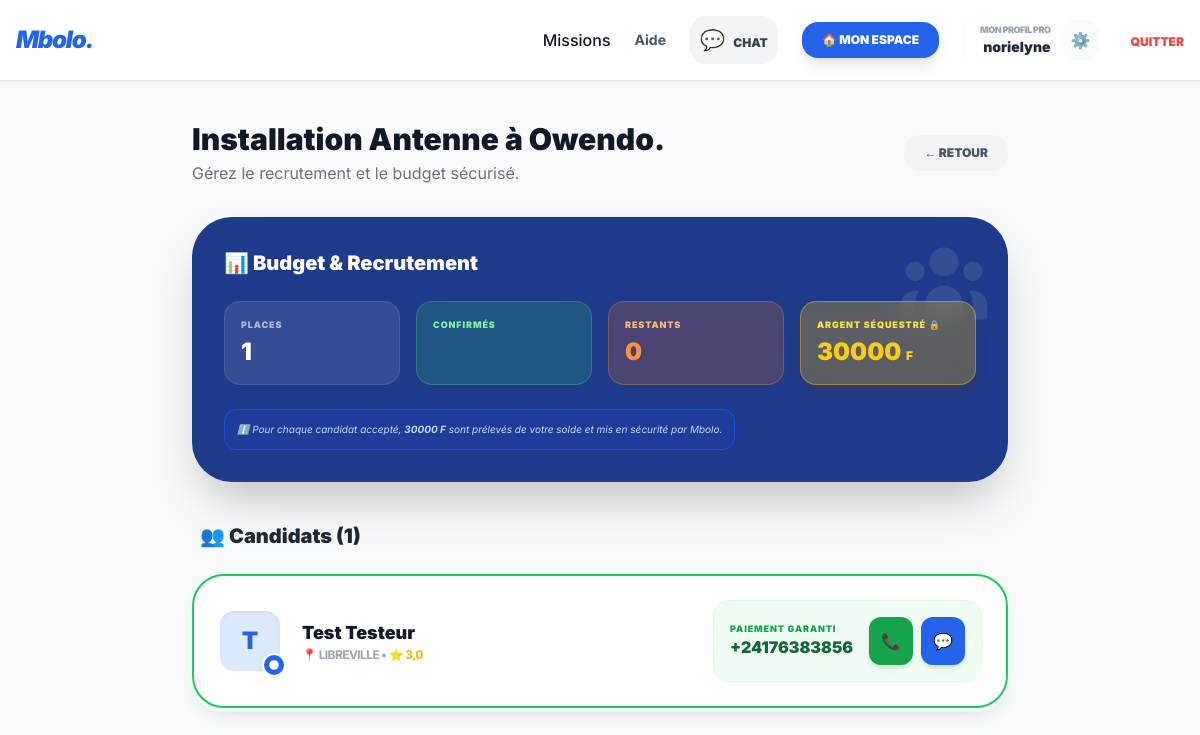
The app's page /mission/3/gestion/ (signed in) with its own data.
### interim/models.py (models this page shows, shortened)
class User(AbstractUser):
    USER_TYPE_CHOICES = (
        ('PARTICULIER', 'Particulier (Travailleur & Petit Recruteur)'),
        ('ENTREPRISE', 'Entreprise'),
    )
    TYPE_PIECE = [
        ('CNI', 'Carte Nationale d’Identité'),
        ('PASSEPORT', 'Passeport'),
        ('PERMIS', 'Permis de Conduire'),
        ('CNAMGS', 'Carte CNAMGS'),
    ]
    STATUT_VERIF = [
        ('NON_VERIFIE', 'Non vérifié'),
        ('EN_ATTENTE', 'En attente de validation'),
        ('VERIFIE', 'Profil Vérifié ✅'),
        ('REJETE', 'Pièce rejetée'),
    ]
    email = models.EmailField(unique=True, verbose_name="Adresse email")
    username = models.CharField(max_length=150, unique=True, blank=True, null=True)
    USERNAME_FIELD = 'email'
    REQUIRED_FIELDS = ['first_name', 'last_name']
    objects = MyUserManager()
    user_type = models.CharField(max_length=20, choices=USER_TYPE_CHOICES, default='PARTICULIER')
    phone = models.CharField(max_length=15, verbose_name="Numéro Mobile Money")
    ville = models.CharField(max_length=100, default="Libreville")
    photo = models.ImageField(upload_to='profiles/', null=True, blank=True)
    bio = models.TextField(max_length=500, blank=True)
    cv = models.FileField(upload_to='cvs/', null=True, blank=True)
    competences = models.CharField(max_length=255, blank=True)
    nom_entreprise = models.CharField(max_length=150, blank=True)
    niu = models.CharField(max_length=50, blank=True, verbose_name="Numéro NIU")
    first_name = models.CharField(max_length=150, verbose_name="Prénom")
    last_name = models.CharField(max_length=150, verbose_name="Nom")
    experiences = models.TextField(max_length=1000, blank=True, verbose_name="Expériences")
    is_premium = models.BooleanField(default=False)
    date_expiration_premium = models.DateTimeField(null=True, blank=True)
    type_piece_identite = models.CharField(max_length=20, choices=TYPE_PIECE, blank=True)
    fichier_piece_identite = models.FileField(upload_to='identite/', blank=True, null=True)
    statut_verification = models.CharField(max_length=20, choices=STATUT_VERIF, default='NON_VERIFIE')
    date_soumission_verif = models.DateTimeField(null=True, blank=True)
    def note_moyenne(self):
        avis = self.avis_recus.all()
        if avis.exists():
            total = sum([a.note for a in avis])
            return round(total / avis.count(), 1)
        return "Nouveau"

class Mission(models.Model):
    STATUT_CHOICES = [
        ('OUVERT', 'Ouvert'),
        ('RESERVE', 'Réservé (Paiement bloqué)'),
        ('TERMINE', 'Mission terminée'),
        ('CLOTURE', 'Clôturé (Payé)'),
    ]
    CATEGORIES = [
        ('MAISON', '🏠 Maison (Ménage, Cuisine, Nounou)'),
        ('BRICOLAGE', '🛠️ Travaux (Plomberie, Électricité, Maçonnerie)'),
        ('TRANSPORT', '🚗 Transport (Livraison, Chauffeur, Déménagement)'),
        ('TECH', '💻 Informatique (Réparation PC, Design, Web)'),
        ('BEAUTE', '✨ Beauté (Coiffure, Maquillage, Massage)'),
        ('SERVICES', '💼 Services (Cours particuliers, Gardiennage, Secrétariat)'),
        ('AUTRE', '➕ Autre service'),
    ]
    auteur = models.ForeignKey(User, on_delete=models.CASCADE, related_name='mes_missions')
    titre = models.CharField(max_length=100)
    description = models.TextField()
    ville = models.CharField(max_length=50, default="Libreville")
    quartier = models.CharField(max_length=50, blank=True)
    statut = models.CharField(max_length=20, choices=STATUT_CHOICES, default='OUVERT')
    date_mission = models.DateField(verbose_name="Jour de la mission", null=True, blank=True)
    horaire = models.CharField(max_length=100, help_text="Ex: De 08h à 17h", blank=True)
    date_creation = models.DateTimeField(auto_now_add=True)
    is_boosted = models.BooleanField(default=False)
    boost_expires_at = models.DateTimeField(null=True, blank=True)
    nombre_places = models.PositiveIntegerField(default=1)
    prix = models.DecimalField(max_digits=10, decimal_places=0)
    travailleur_selectionne = models.ForeignKey(
        User,
        on_delete=models.SET_NULL,
        null=True,
        blank=True,
        related_name='missions_effectuees'
    )
    categorie = models.CharField(
        max_length=50,
        choices=CATEGORIES,
        default='MAISON'
    )
    @property
    def argent_bloque_total(self):
        try:
            nb_acceptes = self.candidatures.filter(accepte=True).count()
        except:
            nb_acceptes = 0
        return int(Decimal(str(self.prix)) * nb_acceptes)
    @property
    def places_restantes(self):
        try:
            accepte_count = self.candidatures.filter(accepte=True).count()
        except:
            accepte_count = 0
        return max(0, self.nombre_places - accepte_count)

class Candidature(models.Model):
    mission = models.ForeignKey(Mission, on_delete=models.CASCADE, related_name='candidatures')
    travailleur = models.ForeignKey(User, on_delete=models.CASCADE, related_name='postulations')
    message = models.TextField(blank=True)
    accepte = models.BooleanField(default=False)
    date_postulation = models.DateTimeField(auto_now_add=True)
    note_travailleur = models.PositiveIntegerField(null=True, blank=True) # Note de 1 à 5

class Avis(models.Model):
    mission = models.OneToOneField(Mission, on_delete=models.CASCADE, related_name='avis')
    evaluateur = models.ForeignKey(User, on_delete=models.CASCADE, related_name='avis_donnes')
    travailleur = models.ForeignKey(User, on_delete=models.CASCADE, related_name='avis_recus')
    note = models.IntegerField(validators=[MinValueValidator(1), MaxValueValidator(5)])
    commentaire = models.TextField(blank=True)
    date_creation = models.DateTimeField(auto_now_add=True)

### interim/views.py (the view)
# urls.py: path('mission/<int:mission_id>/gestion/', views.gestion_mission, name='gestion_mission'),
def gestion_mission(request, mission_id):
    mission = get_object_or_404(Mission, id=mission_id)
    if mission.auteur != request.user:
        messages.error(request, "Accès refusé.")
        return redirect('dashboard')
    candidatures = mission.candidatures.all()
    return render(request, 'interim/gestion_mission.html', {
        'mission': mission,
        'candidatures': candidatures
    })

### interim/context_processors.py (called while the page is built)
def notifications_messages(request):
    if request.user.is_authenticated:
        count = Message.objects.filter(destinataire=request.user, lu=False).count()
        return {'unread_messages_count': count}
    return {'unread_messages_count': 0}

### templates/interim/gestion_mission.html (shortened to what this page needs)
{% extends "base.html" %}
{% block content %}
<div class="max-w-4xl mx-auto p-4 lg:p-10">
    <div class="mb-8 flex flex-col md:flex-row md:items-center justify-between gap-4">
        <div>
            <h1 class="text-3xl font-black text-gray-900">{{ mission.titre }}</h1>
            <p class="text-gray-500 mt-1">Gérez le recrutement et le budget sécurisé.</p>
        </div>
        <a href="{% url 'dashboard' %}" class="bg-gray-100 text-gray-600 px-5 py-2.5 rounded-2xl text-xs font-black hover:bg-gray-200 transition">
            ← RETOUR
        </a>
    </div>
    <div class="bg-blue-900 text-white p-8 rounded-[2.5rem] mb-10 shadow-2xl relative overflow-hidden">
        <div class="absolute top-0 right-0 p-4 opacity-10">
        </div>
        <h2 class="text-xl font-black mb-6 flex items-center gap-2">📊 Budget & Recrutement</h2>
        <div class="grid grid-cols-2 md:grid-cols-4 gap-4">
            <div class="bg-white/10 backdrop-blur-md p-4 rounded-2xl border border-white/10">
                <p class="text-[9px] uppercase font-black opacity-60 tracking-widest mb-1">Places</p>
                <p class="text-2xl font-black">{{ mission.nombre_places }}</p>
            </div>
            <div class="bg-green-500/20 backdrop-blur-md p-4 rounded-2xl border border-green-400/30">
                <p class="text-[9px] uppercase font-black text-green-300 tracking-widest mb-1">Confirmés</p>
            </div>
            <div class="bg-orange-500/20 backdrop-blur-md p-4 rounded-2xl border border-orange-400/30">
                <p class="text-[9px] uppercase font-black text-orange-300 tracking-widest mb-1">Restants</p>
                <p class="text-2xl font-black text-orange-400">{{ mission.places_restantes }}</p>
            </div>
            <div class="bg-yellow-500/30 backdrop-blur-md p-4 rounded-2xl border border-yellow-400/40 shadow-lg shadow-yellow-900/20">
                <p class="text-[9px] uppercase font-black text-yellow-300 tracking-widest mb-1">Argent Séquestré 🔒</p>
                <p class="text-2xl font-black text-yellow-400">{{ mission.argent_bloque_total }} <span class="text-xs">F</span></p>
            </div>
        </div>
        <p class="text-[10px] text-blue-200 mt-6 italic bg-blue-800/40 p-3 rounded-xl inline-block border border-blue-700">
            ℹ️ Pour chaque candidat accepté, <strong>{{ mission.prix }} F</strong> sont prélevés de votre solde et mis en sécurité par Mbolo.
        </p>
    </div>
    <div class="space-y-6">
        <h3 class="text-xl font-black text-gray-800 px-2">
            👥 Candidats ({{ mission.candidatures.count }})
        </h3>
        {% for c in mission.candidatures.all %}
        <div class="bg-white border-2 {% if c.accepte %}border-green-500 ring-4 ring-green-50 shadow-lg{% else %}border-gray-50 shadow-sm{% endif %} rounded-[2rem] p-6 transition-all duration-300">
            <div class="flex flex-col md:flex-row justify-between items-start md:items-center gap-6">
                <div class="flex items-center gap-5">
                    <div class="relative">
                        <div class="w-16 h-16 bg-blue-100 rounded-2xl flex items-center justify-center font-black text-blue-600 text-2xl shadow-inner overflow-hidden border-2 border-white">
                            {% if c.travailleur.photo %}
                                <img src="{{ c.travailleur.photo.url }}" class="w-full h-full object-cover">
                            {% else %}
                                {{ c.travailleur.first_name|slice:":1"|upper }}
                            {% endif %}
                        </div>
                        {% if c.travailleur.statut_verification == 'VERIFIE' %}
                        <div class="absolute -bottom-1 -right-1 bg-blue-600 text-white p-1 rounded-full border-2 border-white shadow-sm">
                            <svg class="w-3 h-3" fill="currentColor" viewBox="0 0 20 20"><path d="M10 18a8 8 0 100-16 8 8 0 000 16zm3.707-9.293a1 1 0 00-1.414-1.414L9 10.586 7.707 9.293a1 1 0 00-1.414 1.414l2 2a1 1 0 001.414 0l4-4z"/></svg>
                        </div>
                        {% endif %}
                    </div>
                    <div>
                        <a href="{% url 'profil_public' c.travailleur.id %}" class="font-black text-lg text-gray-900 hover:text-blue-600 transition">
                            {{ c.travailleur.first_name }} {{ c.travailleur.last_name }}
                        </a>
                        <p class="text-xs font-bold text-gray-400 uppercase tracking-tighter">
                            📍 {{ c.travailleur.ville }} • <span class="text-yellow-500">⭐ {{ c.travailleur.note_moyenne }}</span>
                        </p>
                    </div>
                </div>
                <div class="w-full md:w-auto flex flex-col gap-3">
                    {% if c.accepte %}
                        <div class="bg-green-50 p-4 rounded-2xl border border-green-100 flex items-center justify-between gap-4">
                            <div>
                                <p class="text-[9px] text-green-600 font-black uppercase tracking-widest">Paiement Garanti</p>
                                <span class="font-black text-green-800 text-base">{{ c.travailleur.phone }}</span>
                            </div>
                            <div class="flex gap-2">
                                <a href="tel:{{ c.travailleur.phone }}" class="bg-green-600 text-white p-3 rounded-xl hover:bg-green-700 transition shadow-md">📞</a>
                                <a href="{% url 'chat_mission' mission.id c.travailleur.id %}" class="bg-blue-600 text-white p-3 rounded-xl hover:bg-blue-700 transition shadow-md">💬</a>
                            </div>
                        </div>
                    {% endif %}
                </div>
            </div>
        </div>
        {% empty %}
        <div class="text-center py-20 bg-gray-50 rounded-[3rem] border-4 border-dashed border-gray-100">
            <p class="text-5xl mb-4">📢</p>
            <h3 class="text-xl font-black text-gray-800">Aucun candidat</h3>
            <p class="text-gray-500 text-sm mt-2">Partagez votre annonce pour attirer des travailleurs !</p>
        </div>
        {% endfor %}
    </div>
</div>
{% endblock %}

### templates/base.html (shortened to what this page needs)
<!DOCTYPE html>
<html lang="fr">
<head>
    <script src="https://cdn.tailwindcss.com"></script>
</head>
<body class="bg-gray-50 text-gray-900 pb-20 md:pb-0">
    <nav class="hidden md:flex bg-white border-b p-4 justify-between items-center sticky top-0 z-50 shadow-sm">
        <a href="/" class="text-2xl font-black text-blue-600 italic tracking-tighter">Mbolo.</a>
        <div class="flex items-center space-x-6 font-medium">
            <a href="{% url 'home' %}" class="hover:text-blue-600 transition">Missions</a>
            <a href="{% url 'aide' %}" class="text-gray-600 hover:text-blue-600 font-bold text-sm">Aide</a>
            {% if user.is_authenticated %}
                <a href="{% url 'liste_chats' %}" class="relative p-2.5 bg-gray-100 hover:bg-blue-100 rounded-2xl transition group">
                    <span class="text-xl">💬</span>
                    <span class="hidden md:inline ml-1 text-xs font-black text-gray-700 group-hover:text-blue-600 uppercase">Chat</span>
                </a>
                <a href="{% url 'dashboard' %}" class="bg-blue-600 text-white px-5 py-2.5 rounded-2xl text-xs font-black shadow-lg hover:bg-blue-700 transition">
                    🏠 MON ESPACE
                </a>
                <div class="flex items-center gap-3 border-l pl-4 border-gray-100">
                    <a href="{% url 'profil_public' user.id %}" class="text-right group">
                        <p class="text-[9px] text-gray-400 font-black uppercase tracking-tighter group-hover:text-blue-600">Mon Profil Pro</p>
                        <p class="text-sm font-black text-gray-800 group-hover:text-blue-600">{{ user.first_name|default:user.username }}</p>
                    </a>
                    <a href="{% url 'modifier_profil' %}" class="p-2 bg-gray-50 rounded-xl hover:bg-gray-200 transition" title="Modifier CV">
                        ⚙️
                    </a>
                </div>
                <form action="{% url 'logout' %}" method="post" class="inline">
                    <button type="submit" class="text-red-500 text-xs font-black uppercase hover:underline ml-2">
                        Quitter
                    </button>
                </form>
            {% else %}
                <a href="{% url 'login' %}" class="text-gray-600 hover:text-blue-600 font-bold transition">Connexion</a>
                <a href="{% url 'signup' %}" class="bg-blue-600 text-white px-5 py-2 rounded-xl font-bold hover:bg-blue-700 transition shadow-lg shadow-blue-200">
                    S'inscrire
                </a>
            {% endif %}
        </div>
    </nav>
    <main class="container mx-auto">
        {% block content %}
        {% endblock %}
    </main>
</body>
</html>

### templates/base.html (style rules this page uses)
body { font-family: 'Inter', sans-serif; }

### records on screen
User: first_name "norielyne"
Mission: titre "Installation Antenne à Owendo.", nombre_places "1", places_restantes "0", argent_bloque_total "30000", prix "30000", candidatures.count "1"
Candidature: travailleur.first_name "T", travailleur.first_name "Test", travailleur.last_name "Testeur", travailleur.ville "LIBREVILLE", travailleur.note_moyenne "3,0", travailleur.phone "+24176383856"
